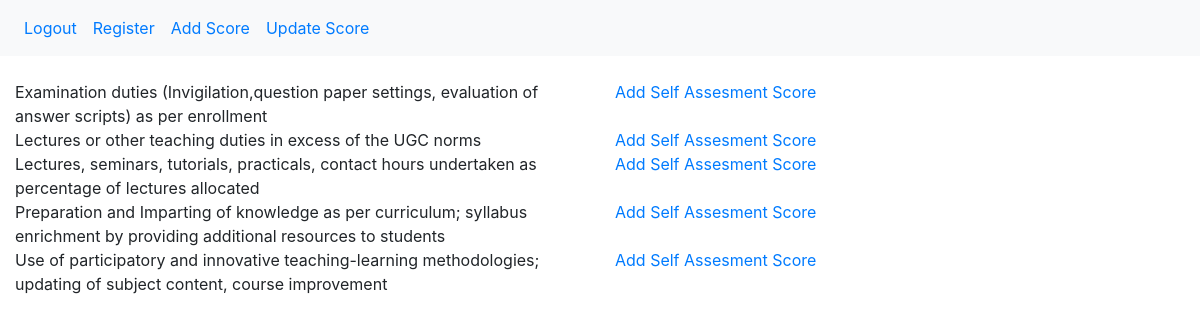
/category/6/ (signed in), run on the app's committed database.
### api/models.py (models this page shows)
class Api(models.Model):
    stream = models.ForeignKey(CategoryStream,on_delete=models.CASCADE)
    nature_of_activity = models.CharField(max_length=750)
    max_score = models.PositiveSmallIntegerField()
    class Meta:
        constraints = [
            models.UniqueConstraint(fields=['nature_of_activity', 'stream'],name='api')
        ]
    def __str__(self):
        return str(self.nature_of_activity)

### api/views.py (the view)
# urls.py: path('category/<category_id>/', views.ActivityView.as_view(),name="activity"),
class ActivityView(TemplateView):
    template_name = "api/api_list.html"
    def get_context_data(self, **kwargs):
        current_user = User.objects.get(id=self.request.user.id)
        current_user_stream = FacultyProfile.objects.get(user=current_user.id)
        if(self.kwargs['category_id'] == '7' or self.kwargs['category_id'] =='6'):
            query = Api.objects.filter(stream__category_id__id=self.kwargs['category_id'])
        else:
            query = Api.objects.filter(stream__category_id__id=self.kwargs['category_id'],stream=current_user_stream.stream)
        context = {
            'activity_list' : query,
            }
        return context

### api/models.py (called while the page is built)
    def __str__(self):
        return str(self.category_name)

### templates/api/api_list.html (shortened to what this page needs)
{% extends "base.html" %}
{% block body_block %}
<div class="container-fluid">
    <div class="row">
        {% for activity in activity_list %}
        <div class="col-xl-6">{{ activity }}</div>
        <a href="{% url 'api:activity_form' category_id=activity.stream.category_id nature_category_id=activity.id %}"
            class="col-xl-6">Add Self Assesment Score</a>
        {% endfor %}
    </div>
</div>
{% endblock %}

### data on the page
Api: nature_of_activity "Examination duties (Invigilation,question paper settings, evaluation of answer scripts) as per enrollment"
Api: nature_of_activity "Lectures or other teaching duties in excess of the UGC norms"
Api: nature_of_activity "Lectures, seminars, tutorials, practicals, contact hours undertaken as percentage of lectures allocated"
Api: nature_of_activity "Preparation and Imparting of knowledge as per curriculum; syllabus enrichment by providing additional resources to students"
Api: nature_of_activity "Use of participatory and innovative teaching-learning methodologies; updating of subject content, course improvement"
